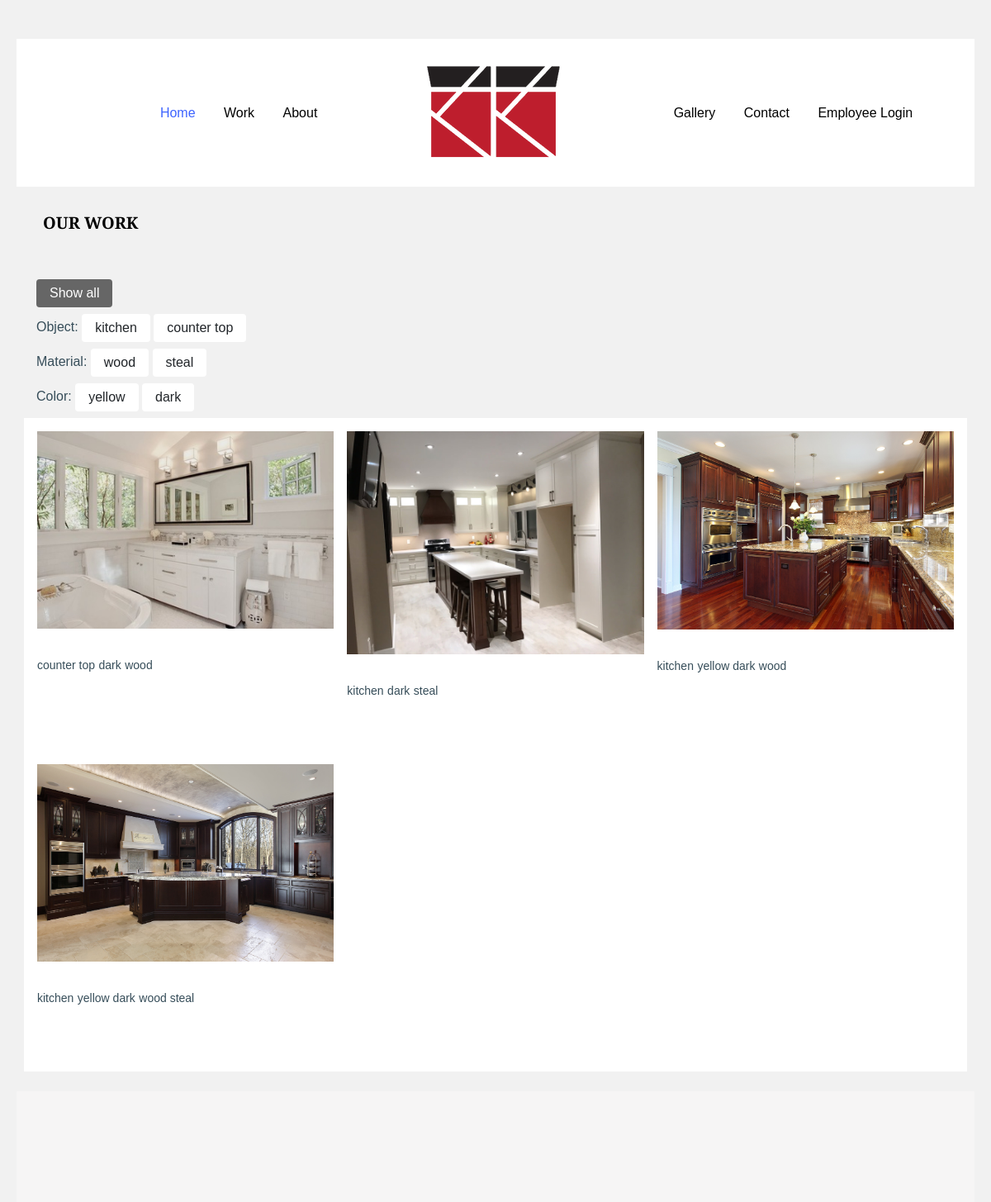
The page /gallery/ (upper part) on the database as committed earlier.
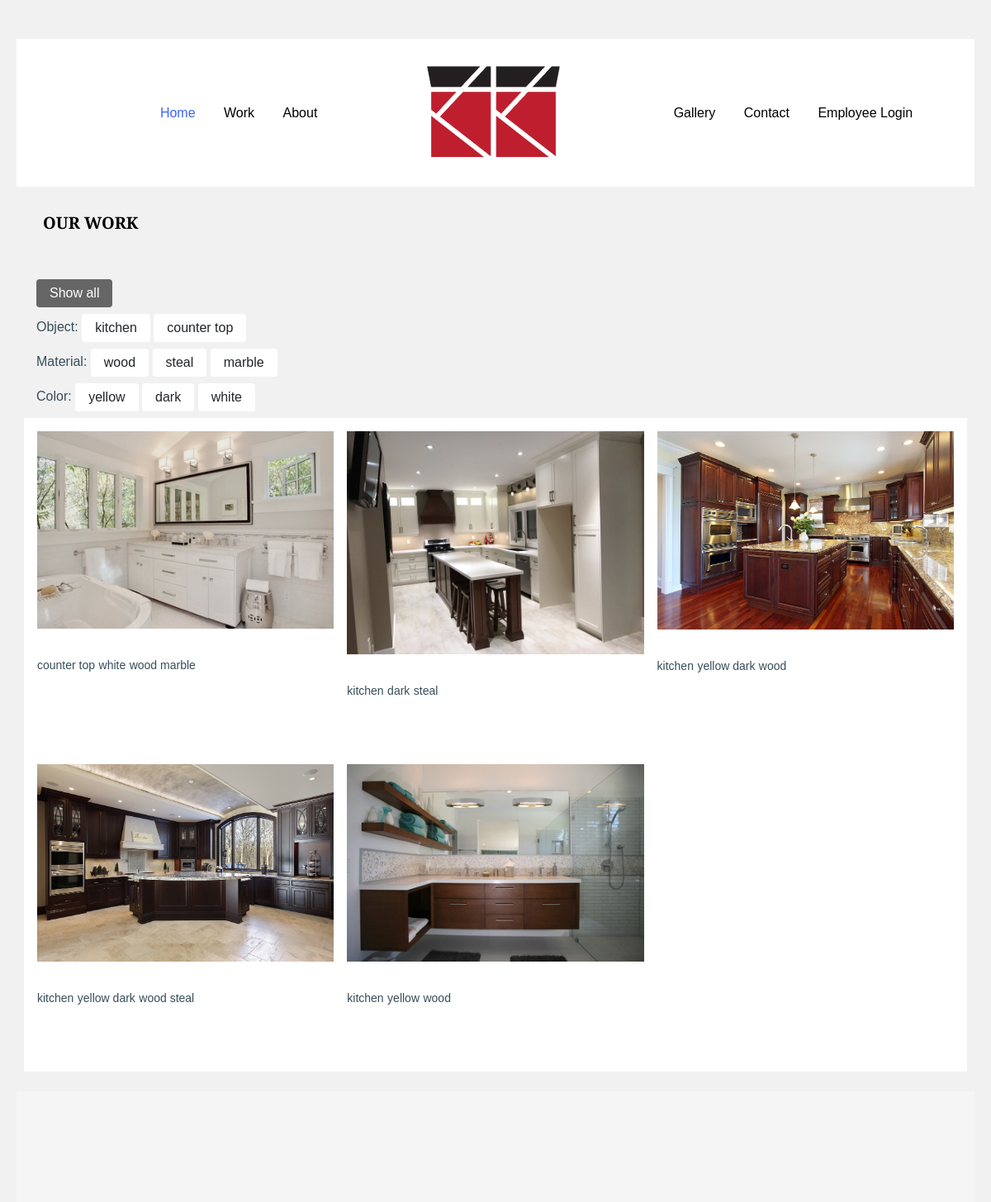
The same page on the database as committed later.
### app/models.py (models this page shows, shortened)
class Classify(models.Model):
    classify = models.CharField(max_length = 200,default = 'N/A')
    def __str__(self):
        return self.classify

class Material(models.Model):
    material = models.CharField(max_length = 50,default = 'N/A')
    def __str__(self):
        return self.material

class Color(models.Model):
    color = models.CharField(max_length = 50,default = 'N/A')
    def __str__(self):
        return self.color

class Pic(models.Model):
    material = models.ManyToManyField(Material,blank=True)
    color = models.ManyToManyField(Color,blank=True)
    classify = models.ManyToManyField(Classify,blank=True)
    image = models.ImageField(upload_to = "gallery",default=None)
    is_on_home_page = models.BooleanField(default = False)
    is_on_home_page_gallery = models.BooleanField(default = False)

### app/views.py (the view)
# urls.py: path('gallery/',views.gallery,name='gallery'),
def gallery(request):
    assert isinstance(request, HttpRequest)
    pictures = Pic.objects.all()
    material = Material.objects.all()
    color = Color.objects.all()
    classify = Classify.objects.all()
    return render(
        request,
        'app/gallery.html',
        {
            'title':'gallery',
            'pics': pictures,
            'materials':material,
            'colors':color,
            'classifies':classify,
        }
    )

### app/templates/app/gallery.html (shortened to what this page needs)
﻿{% extends "app/layout.html" %}
{% load staticfiles %}
{% block css %}
<link rel="stylesheet" href="{% static 'app/css/gallery.css' %}">
{% endblock %}
{% block content %}
        <div class="site-section">
          <div class="container">
            <div class="row mb-5 align-items-center">
              <div class="col-md-7">
                <h2 class="heading-39291 mb-0">Our Work</h2>
              </div>
            </div>
            <div class="container" id="btnContainer">
                <div class="btnRow" id="btnShowAll">
                    <button class="btn btnShowAll active"> Show all</button>
                </div>
                <div class="btnRow" id="btnClassify">
                   Object:
                {% for classify in classifies %}
                  <button class="btn {{ classify.classify }}"> {{ classify.classify }}</button>
                {% endfor %}
                </div>
                <div class="btnRow" id="btnMaterial">
                    Material:
                {% for material in materials %}
                  <button class="btn {{ material.material }}"> {{ material.material }}</button>
                {% endfor %}
                </div>
                <div class="btnRow" id="btnColor">
                    Color:
                {% for color in colors %}
                  <button class="btn {{ color.color }} btnColor"> {{ color.color }}</button>
                {% endfor %}
                </div>
            </div>
            <div class="row" id="galleryPics">
                {% for pic in pics %}
              <div class="column {{ pic.classify.all|join:" " }} {{ pic.color.all|join:" " }} {{ pic.material.all|join:" " }}">
                <div class="media-02819">
                  <a href="{{ pic.image.url }}" class="img-link"><img src="{{ pic.image.url }}" alt="Image" class="img-fluid"></a>
                  <span>{{ pic.classify.all|join:" " }}</span>
                  <span>{{ pic.color.all|join:" " }}</span>
                  <span>{{ pic.material.all|join:" " }}</span>
                </div>
              </div>
                {% endfor %}
            </div>
          </div>
        </div>
{% endblock %}

### app/templates/app/layout.html (shortened to what this page needs)
﻿{% extends "app/Base.html" %}
{% load staticfiles %}
    {% block navBar %}
      <header class="site-navbar site-navbar-target bg-white" role="banner">
        <div class="container">
          <div class="row align-items-center position-relative">
            <div class="col-lg-4">
              <nav class="site-navigation text-right ml-auto " role="navigation">
                <ul class="site-menu main-menu js-clone-nav ml-auto d-none d-lg-block">
                  <li class="active"><a href="{% url 'home'%}" class="nav-link">Home</a></li>
                  <li><a href="#" class="nav-link">Work</a></li>
                  <li><a href="http://www.kkcabinets.ca/about-us.html" class="nav-link">About</a></li>
                </ul>
              </nav>
            </div>
            <div class="col-lg-4 text-center">
              <div class="site-logo">
                <a href="#" class="img-link"><img src="{% static 'app/images/logo-transparent.png' %}" alt="Image" class="img-fluid"></a>
              </div>
            </div>
            <div class="col-lg-4">
              <nav class="site-navigation text-left mr-auto " role="navigation">
                <ul class="site-menu main-menu js-clone-nav ml-auto d-none d-lg-block">
                  <li><a href="{% url 'gallery'%}" class="nav-link">Gallery</a></li>
                  <li><a href="http://www.kkcabinets.ca/contact-us.html" class="nav-link">Contact</a></li>
                  <li><a href="{% url 'admin:index' %}">Employee Login</a></li>
                </ul>
              </nav>
            </div>
          </div>
        </div>
      </header>
    {% endblock %}
    {% block footer %}
    <footer class="site-footer bg-light">
    </footer>
    {% endblock %}

### app/templates/app/Base.html (shortened to what this page needs)
﻿<!DOCTYPE html>
{% load staticfiles %}
<html>
<head>
    <link rel="stylesheet" href="{% static 'app/fonts/icomoon/style.css' %}" />
    <link rel="stylesheet" href="{% static 'app/css/bootstrap.min.css' %}">
    <link rel="stylesheet" href="{% static 'app/css/animate.min.css' %}">
    <link rel="stylesheet" href="{% static 'app/css/jquery.fancybox.min.css' %}">
    <link rel="stylesheet" href="{% static 'app/css/owl.carousel.min.css' %}">
    <link rel="stylesheet" href="{% static 'app/css/owl.theme.default.min.css' %}">
    <link rel="stylesheet" href="{% static 'app/fonts/flaticon/font/flaticon.css' %}
    <link rel="stylesheet" href="{% static 'app/css/aos.css' %}">
    <link rel="stylesheet" href="{% static 'app/css/style.css' %}">
    {% block css %}{% endblock %}
</head>
<body>
    {% block navBar %}{% endblock %}
    {% block content %}{% endblock %}
    {% block footer %}{% endblock %}
</body>
</html>

### app/static/app/css/style.css (style rules this page uses)
html { overflow-x: hidden; }
body { line-height: 1.7; color: #364d59 !important; font-weight: 300; font-size: 1rem; background-color: #fff; flex-direction: column; height: 100%; }
body:before { position: absolute; content: ""; left: 0; right: 0; bottom: 0; top: 0; background: rgba(0, 0, 0, 0.3); -webkit-transition: .3s all ease; -o-transition: .3s all ease; transition: .3s all ease; opacity: 0; visibility: hidden; z-index: 399; }
a { -webkit-transition: .3s all ease; -o-transition: .3s all ease; transition: .3s all ease; }
h1, h2, h3, h4, h5, .h1, .h2, .h3, .h4, .h5 { font-weight: 300; color: #364d59; font-family: "Playfair Display", serif; }
.show { display: block; }
.site-section { padding: 2.5em 0; }
@media (min-width: 768px) { .site-section { padding: 5em 0; } }
.site-footer { padding: 4em 0; background-color: #c9ccd4; }
@media (min-width: 768px) { .site-footer { padding: 8em 0; } }
#galleryPics { background-color:white; }
.site-navbar { margin-bottom: 0px; z-index: 1999; position: relative; top: 0; width: 100%; padding: 1rem; }
.site-navbar .site-logo { margin: 0; padding: 0; font-size: 1.7rem; }
.site-navbar .site-logo a { color: #3e64ff; text-transform: lowercase; }
.site-navbar .site-navigation .site-menu { margin: 0; padding: 0; margin-bottom: 0; }
.site-navbar .site-navigation .site-menu .active { color: #3e64ff !important; }
.site-navbar .site-navigation .site-menu a { text-decoration: none !important; display: inline-block; }
.site-navbar .site-navigation .site-menu > li { display: inline-block; }
.site-navbar .site-navigation .site-menu > li > a { margin-left: 15px; margin-right: 15px; padding: 20px 0px; color: #000 !important; display: inline-block; text-decoration: none !important; }
.site-navbar .site-navigation .site-menu > li.active > a { color: #3e64ff !important; }
.site-mobile-menu .site-nav-wrap { padding: 0; margin: 0; list-style: none; position: relative; }
.site-mobile-menu .site-nav-wrap a { padding: 10px 20px; display: block; position: relative; color: #212529; }
.site-mobile-menu .site-nav-wrap li { position: relative; display: block; }
.site-mobile-menu .site-nav-wrap li.active > a { color: #3e64ff; }
.site-mobile-menu .site-nav-wrap > li { display: block; position: relative; float: left; width: 100%; }
.site-mobile-menu .site-nav-wrap > li > a { padding-left: 20px; font-size: 20px; }
.site-section { padding: 7rem 0; }
.bg-light { background-color: #f6f5f5 !important; }
.heading-39291 { text-transform: uppercase; font-size: 20px; font-weight: bold; color: #000; margin-bottom: 30px; }
.media-02819 { margin-bottom: 60px; }
.media-02819 .img-link { margin-bottom: 30px; display: block; position: relative; bottom: 0px; -webkit-transition: all .2s; -o-transition: all .2s; transition: all .2s; -webkit-transition-timing-function: cubic-bezier(0.17, 0.67, 0.83, 0.67); -o-transition-timing-function: cubic-bezier(0.17, 0.67, 0.83, 0.67); transition-timing-function: cubic-bezier(0.17, 0.67, 0.83, 0.67); }
.media-02819 span { font-size: 14px; }

### app/static/app/css/gallery.css (style rules this page uses)
* { box-sizing: border-box; }
body { background-color: #f1f1f1; padding: 20px; font-family: Arial; }
.site-section { padding-top: 1rem; padding-right: 0px; padding-bottom: 1rem; padding-left: 0px; }
.row { margin: 8px -16px; }
.btnRow { margin: 8px -16px; }
.row, .row > .column { padding: 8px; }
.column { float: left; width: 33.33%; display: none; }
.row:after { content: ""; display: table; clear: both; }
.show { display: block; }
.btn { border: none; outline: none; padding: 5px 16px; background-color: white; cursor: pointer; }
.btn.active { background-color: #666; color: white; }

Rows that differ between the two databases and show on the page:
added Material: material "marble"
added Color: color "white"
computed for Pic "counter top": color.all "dark" → "white"; material.all "wood" → "wood marble"
added Pic: image (picture), classify.all "kitchen", color.all "yellow", material.all "wood"
